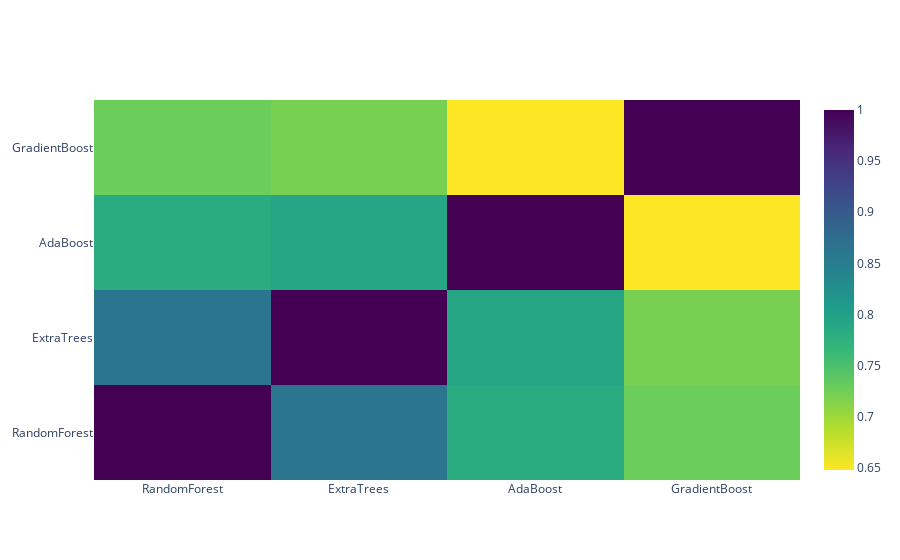

The code cell stored with this chart in its notebook:
### Markdown cell above
**Correlation Heatmap of the Second Level Training set**

### Code cell
data = [
    go.Heatmap(
        z= base_predictions_train.astype(float).corr().values ,
        x=base_predictions_train.columns.values,
        y= base_predictions_train.columns.values,
          colorscale='Viridis',
            showscale=True,
            reversescale = True
    )
]
py.iplot(data, filename='labelled-heatmap')

### Figure 1 — Plotly figure (JSON) as saved in the notebook; plotly's stock layout.template omitted (floating-point values rounded to 4 significant figures)
{"data": [{"colorscale": [[0, "#440154"], [0.1111, "#482878"], [0.2222, "#3e4989"], [0.3333, "#31688e"], [0.4444, "#26828e"], [0.5556, "#1f9e89"], [0.6667, "#35b779"], [0.7778, "#6ece58"], [0.8889, "#b5de2b"], [1, "#fde725"]], "reversescale": true, "showscale": true, "type": "heatmap", "x": ["RandomForest", "ExtraTrees", "AdaBoost", "GradientBoost"], "y": ["RandomForest", "ExtraTrees", "AdaBoost", "GradientBoost"], "z": [[1, 0.8631, 0.7825, 0.7284], [0.8631, 1, 0.7913, 0.7209], [0.7825, 0.7913, 1, 0.6478], [0.7284, 0.7209, 0.6478, 1]]}], "layout": {}}
